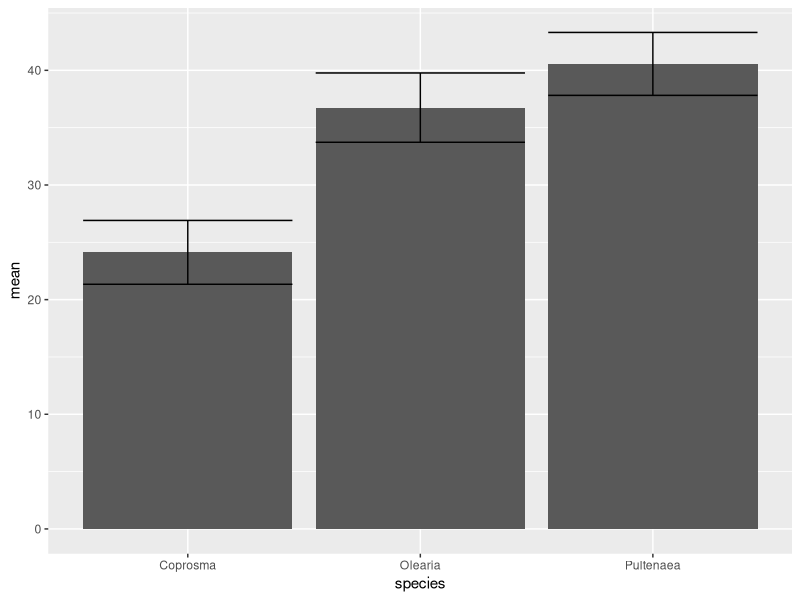
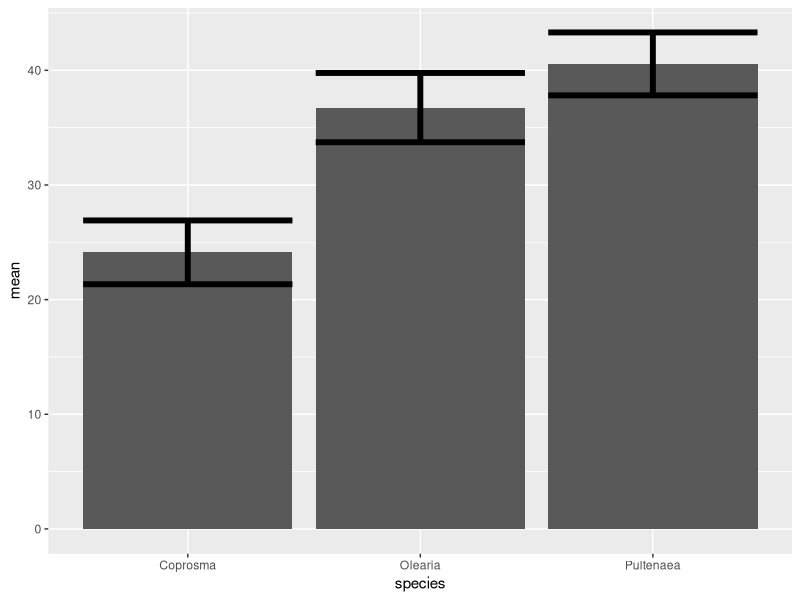
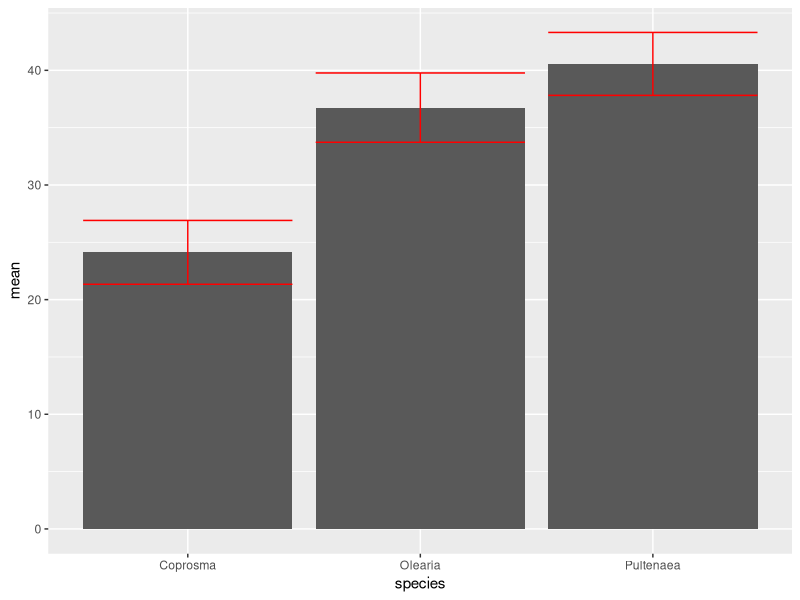
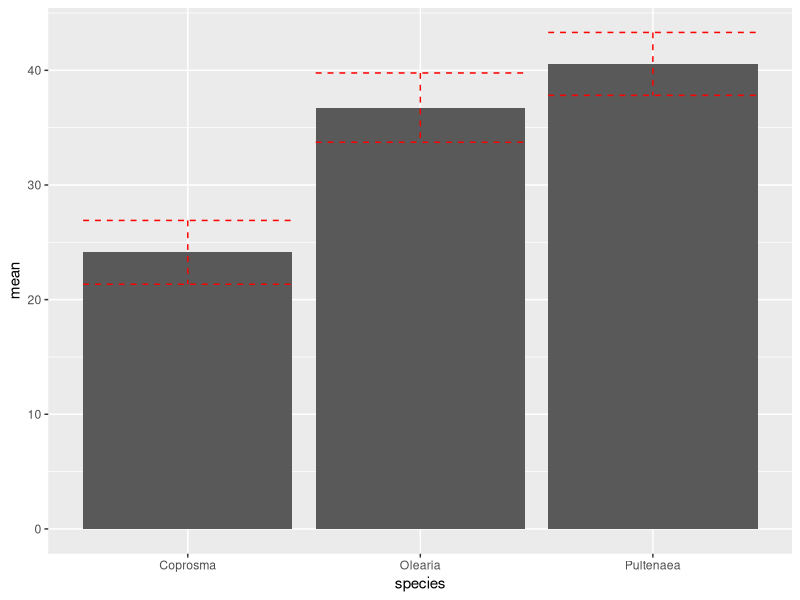
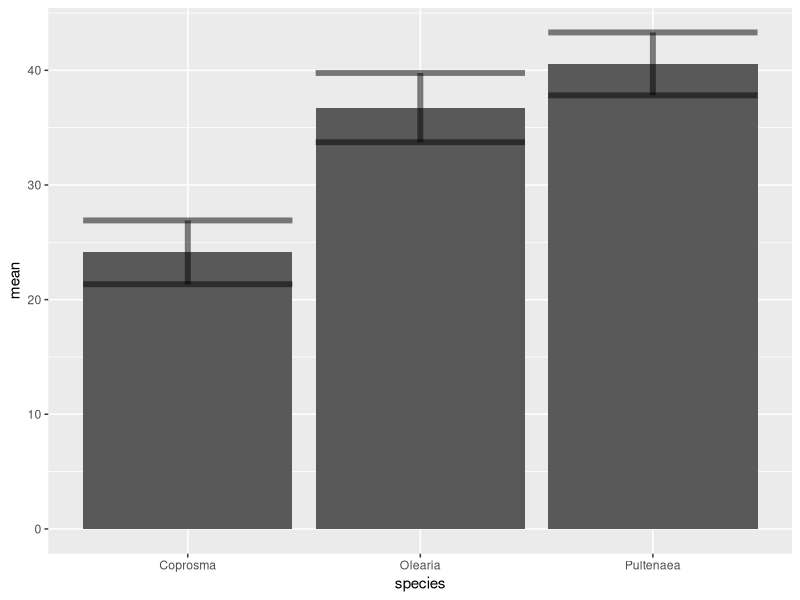
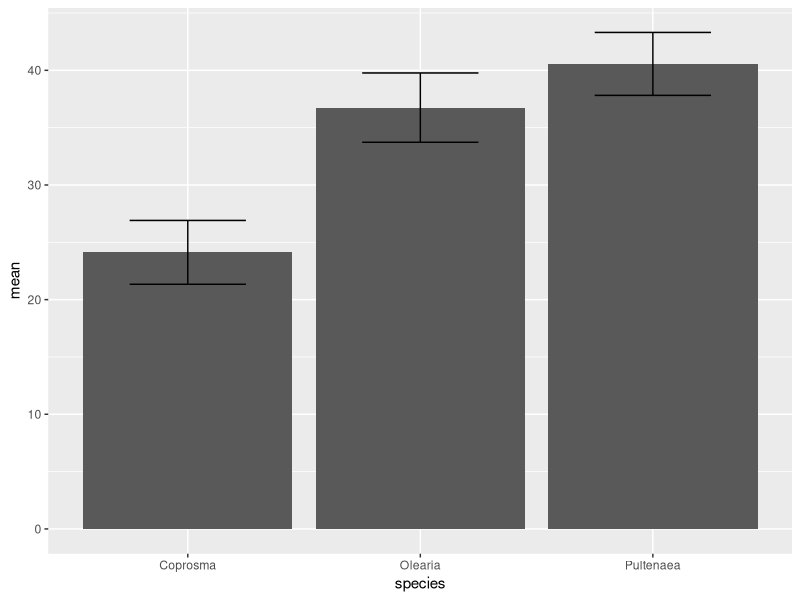

These figures' R source, in order:
## ---- chunk 1
library(knitr)
knitr::opts_chunk$set(warning = FALSE, message = FALSE)

## ---- chunk 2
library(tidyverse)
#setwd("E:/Demonstrating&Teaching/BIOL360 R module")
weeds<-read.csv("../../../resources/datafiles/weeds.csv")
weeds <- rename(weeds, flowers = flowers.m3)
weeds.summarise <- weeds %>% group_by(species) %>%
  summarise(mean = mean(flowers), se=sd(flowers)/sqrt(n()))
weeds.summarise2 <- weeds %>% group_by(species, soil) %>%
  summarise(mean = mean(flowers), se=sd(flowers/sqrt(n())))
## ---- chunk 3
ggplot(weeds.summarise, aes(x=species, y=mean)) +
  geom_bar(stat="identity")+
  geom_errorbar(aes(ymin = mean-se, ymax = mean+se))
## ---- chunk 4
ggplot(weeds.summarise, aes(x=species, y=mean)) +
  geom_bar(stat="identity")+
  geom_errorbar(aes(ymin = mean-se, ymax = mean+se), size = 2)
## ---- chunk 5
ggplot(weeds.summarise, aes(x=species, y=mean)) +
  geom_bar(stat="identity")+
  geom_errorbar(aes(ymin = mean-se, ymax = mean+se), colour = "red")

## ---- chunk 6
ggplot(weeds.summarise, aes(x=species, y=mean)) +
  geom_bar(stat="identity")+
  geom_errorbar(aes(ymin = mean-se, ymax = mean+se), colour = "red", linetype = 2)
## ---- chunk 7
ggplot(weeds.summarise, aes(x=species, y=mean)) +
  geom_bar(stat="identity")+
  geom_errorbar(aes(ymin = mean-se, ymax = mean+se), size = 2, alpha = 0.5)
## ---- chunk 8
ggplot(weeds.summarise, aes(x=species, y=mean)) +
  geom_bar(stat="identity")+
  geom_errorbar(aes(ymin = mean-se, ymax = mean+se), width = 0.5)
